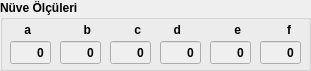
     <widget class="QGroupBox" name="groupBox">
      <property name="geometry">
       <rect>
        <x>220</x>
        <y>330</y>
        <width>311</width>
        <height>71</height>
       </rect>
      </property>
      <property name="font">
       <font>
        <weight>75</weight>
        <bold>true</bold>
       </font>
      </property>
      <property name="title">
       <string>Nüve Ölçüleri</string>
      </property>
      <widget class="QDoubleSpinBox" name="doubleSpinBox_olcu_a">
       <property name="enabled">
        <bool>false</bool>
       </property>
       <property name="geometry">
        <rect>
         <x>10</x>
         <y>40</y>
         <width>41</width>
         <height>25</height>
        </rect>
       </property>
       <property name="palette">
        <palette>
         <active>
          <colorrole role="Dark">
           <brush brushstyle="SolidPattern">
            <color alpha="255">
             <red>190</red>
             <green>190</green>
             <blue>190</blue>
            </color>
           </brush>
          </colorrole>
          <colorrole role="Text">
           <brush brushstyle="SolidPattern">
            <color alpha="255">
             <red>0</red>
             <green>0</green>
             <blue>0</blue>
            </color>
           </brush>
          </colorrole>
          <colorrole role="PlaceholderText">
           <brush brushstyle="SolidPattern">
            <color alpha="128">
             <red>0</red>
             <green>0</green>
             <blue>0</blue>
            </color>
           </brush>
          </colorrole>
         </active>
         <inactive>
          <colorrole role="Dark">
           <brush brushstyle="SolidPattern">
            <color alpha="255">
             <red>190</red>
             <green>190</green>
             <blue>190</blue>
            </color>
           </brush>
          </colorrole>
          <colorrole role="Text">
           <brush brushstyle="SolidPattern">
            <color alpha="255">
             <red>0</red>
             <green>0</green>
             <blue>0</blue>
            </color>
           </brush>
          </colorrole>
          <colorrole role="PlaceholderText">
           <brush brushstyle="SolidPattern">
            <color alpha="128">
             <red>0</red>
             <green>0</green>
             <blue>0</blue>
            </color>
           </brush>
          </colorrole>
         </inactive>
         <disabled>
          <colorrole role="Dark">
           <brush brushstyle="SolidPattern">
            <color alpha="255">
             <red>190</red>
             <green>190</green>
             <blue>190</blue>
            </color>
           </brush>
          </colorrole>
          <colorrole role="Text">
           <brush brushstyle="SolidPattern">
            <color alpha="255">
             <red>0</red>
             <green>0</green>
             <blue>0</blue>
            </color>
           </brush>
          </colorrole>
          <colorrole role="PlaceholderText">
           <brush brushstyle="SolidPattern">
            <color alpha="128">
             <red>0</red>
             <green>0</green>
             <blue>0</blue>
            </color>
           </brush>
          </colorrole>
         </disabled>
        </palette>
       </property>
       <property name="font">
        <font>
         <weight>75</weight>
         <bold>true</bold>
        </font>
       </property>
       <property name="layoutDirection">
        <enum>Qt::LeftToRight</enum>
       </property>
       <property name="autoFillBackground">
        <bool>false</bool>
       </property>
       <property name="alignment">
        <set>Qt::AlignRight|Qt::AlignTrailing|Qt::AlignVCenter</set>
       </property>
       <property name="buttonSymbols">
        <enum>QAbstractSpinBox::NoButtons</enum>
       </property>
       <property name="decimals">
        <number>0</number>
       </property>
       <property name="maximum">
        <double>999.000000000000000</double>
       </property>
      </widget>
      <widget class="QLabel" name="label_137">
       <property name="geometry">
        <rect>
         <x>10</x>
         <y>20</y>
         <width>21</width>
         <height>20</height>
        </rect>
       </property>
       <property name="text">
        <string>a</string>
       </property>
       <property name="alignment">
        <set>Qt::AlignRight|Qt::AlignTrailing|Qt::AlignVCenter</set>
       </property>
      </widget>
      <widget class="QDoubleSpinBox" name="doubleSpinBox_olcu_b">
       <property name="enabled">
        <bool>false</bool>
       </property>
       <property name="geometry">
        <rect>
         <x>60</x>
         <y>40</y>
         <width>41</width>
         <height>25</height>
        </rect>
       </property>
       <property name="palette">
        <palette>
         <active>
          <colorrole role="Dark">
           <brush brushstyle="SolidPattern">
            <color alpha="255">
             <red>190</red>
             <green>190</green>
             <blue>190</blue>
            </color>
           </brush>
          </colorrole>
          <colorrole role="Text">
           <brush brushstyle="SolidPattern">
            <color alpha="255">
             <red>0</red>
             <green>0</green>
             <blue>0</blue>
            </color>
           </brush>
          </colorrole>
          <colorrole role="PlaceholderText">
           <brush brushstyle="SolidPattern">
            <color alpha="128">
             <red>0</red>
             <green>0</green>
             <blue>0</blue>
            </color>
           </brush>
          </colorrole>
         </active>
         <inactive>
          <colorrole role="Dark">
           <brush brushstyle="SolidPattern">
            <color alpha="255">
             <red>190</red>
             <green>190</green>
             <blue>190</blue>
            </color>
           </brush>
          </colorrole>
          <colorrole role="Text">
           <brush brushstyle="SolidPattern">
            <color alpha="255">
             <red>0</red>
             <green>0</green>
             <blue>0</blue>
            </color>
           </brush>
          </colorrole>
          <colorrole role="PlaceholderText">
           <brush brushstyle="SolidPattern">
            <color alpha="128">
             <red>0</red>
             <green>0</green>
             <blue>0</blue>
            </color>
           </brush>
          </colorrole>
         </inactive>
         <disabled>
          <colorrole role="Dark">
           <brush brushstyle="SolidPattern">
            <color alpha="255">
             <red>190</red>
             <green>190</green>
             <blue>190</blue>
            </color>
           </brush>
          </colorrole>
          <colorrole role="Text">
           <brush brushstyle="SolidPattern">
            <color alpha="255">
             <red>0</red>
             <green>0</green>
             <blue>0</blue>
            </color>
           </brush>
          </colorrole>
          <colorrole role="PlaceholderText">
           <brush brushstyle="SolidPattern">
            <color alpha="128">
             <red>0</red>
             <green>0</green>
             <blue>0</blue>
            </color>
           </brush>
          </colorrole>
         </disabled>
        </palette>
       </property>
       <property name="font">
        <font>
         <weight>75</weight>
         <bold>true</bold>
        </font>
       </property>
       <property name="layoutDirection">
        <enum>Qt::LeftToRight</enum>
       </property>
       <property name="autoFillBackground">
        <bool>false</bool>
       </property>
       <property name="alignment">
        <set>Qt::AlignRight|Qt::AlignTrailing|Qt::AlignVCenter</set>
       </property>
       <property name="buttonSymbols">
        <enum>QAbstractSpinBox::NoButtons</enum>
       </property>
       <property name="decimals">
        <number>0</number>
       </property>
       <property name="maximum">
        <double>999.000000000000000</double>
       </property>
      </widget>
      <widget class="QLabel" name="label_139">
       <property name="geometry">
        <rect>
         <x>70</x>
         <y>20</y>
         <width>21</width>
         <height>20</height>
        </rect>
       </property>
       <property name="text">
        <string>b</string>
       </property>
       <property name="alignment">
        <set>Qt::AlignRight|Qt::AlignTrailing|Qt::AlignVCenter</set>
       </property>
      </widget>
      <widget class="QDoubleSpinBox" name="doubleSpinBox_olcu_c">
       <property name="enabled">
        <bool>false</bool>
       </property>
       <property name="geometry">
        <rect>
         <x>110</x>
         <y>40</y>
         <width>41</width>
         <height>25</height>
        </rect>
       </property>
       <property name="palette">
        <palette>
         <active>
          <colorrole role="Dark">
           <brush brushstyle="SolidPattern">
            <color alpha="255">
             <red>190</red>
             <green>190</green>
             <blue>190</blue>
            </color>
           </brush>
          </colorrole>
          <colorrole role="Text">
           <brush brushstyle="SolidPattern">
            <color alpha="255">
             <red>0</red>
             <green>0</green>
             <blue>0</blue>
            </color>
           </brush>
          </colorrole>
          <colorrole role="PlaceholderText">
           <brush brushstyle="SolidPattern">
            <color alpha="128">
             <red>0</red>
             <green>0</green>
             <blue>0</blue>
            </color>
           </brush>
          </colorrole>
         </active>
         <inactive>
          <colorrole role="Dark">
           <brush brushstyle="SolidPattern">
            <color alpha="255">
             <red>190</red>
             <green>190</green>
             <blue>190</blue>
            </color>
           </brush>
          </colorrole>
          <colorrole role="Text">
           <brush brushstyle="SolidPattern">
            <color alpha="255">
             <red>0</red>
             <green>0</green>
             <blue>0</blue>
            </color>
           </brush>
          </colorrole>
          <colorrole role="PlaceholderText">
           <brush brushstyle="SolidPattern">
            <color alpha="128">
             <red>0</red>
             <green>0</green>
             <blue>0</blue>
            </color>
           </brush>
          </colorrole>
         </inactive>
         <disabled>
          <colorrole role="Dark">
           <brush brushstyle="SolidPattern">
            <color alpha="255">
             <red>190</red>
             <green>190</green>
             <blue>190</blue>
            </color>
           </brush>
          </colorrole>
          <colorrole role="Text">
           <brush brushstyle="SolidPattern">
            <color alpha="255">
             <red>0</red>
             <green>0</green>
             <blue>0</blue>
            </color>
           </brush>
          </colorrole>
          <colorrole role="PlaceholderText">
           <brush brushstyle="SolidPattern">
            <color alpha="128">
             <red>0</red>
             <green>0</green>
             <blue>0</blue>
            </color>
           </brush>
          </colorrole>
         </disabled>
        </palette>
       </property>
       <property name="font">
        <font>
         <weight>75</weight>
         <bold>true</bold>
        </font>
       </property>
       <property name="layoutDirection">
        <enum>Qt::LeftToRight</enum>
       </property>
       <property name="autoFillBackground">
        <bool>false</bool>
       </property>
       <property name="alignment">
        <set>Qt::AlignRight|Qt::AlignTrailing|Qt::AlignVCenter</set>
       </property>
       <property name="buttonSymbols">
        <enum>QAbstractSpinBox::NoButtons</enum>
       </property>
       <property name="decimals">
        <number>0</number>
       </property>
       <property name="maximum">
        <double>999.000000000000000</double>
       </property>
      </widget>
      <widget class="QLabel" name="label_140">
       <property name="geometry">
        <rect>
         <x>120</x>
         <y>20</y>
         <width>21</width>
         <height>20</height>
        </rect>
       </property>
       <property name="text">
        <string>c</string>
       </property>
       <property name="alignment">
        <set>Qt::AlignRight|Qt::AlignTrailing|Qt::AlignVCenter</set>
       </property>
      </widget>
      <widget class="QLabel" name="label_141">
       <property name="geometry">
        <rect>
         <x>270</x>
         <y>20</y>
         <width>21</width>
         <height>20</height>
        </rect>
       </property>
       <property name="text">
        <string>f</string>
       </property>
       <property name="alignment">
        <set>Qt::AlignRight|Qt::AlignTrailing|Qt::AlignVCenter</set>
       </property>
      </widget>
      <widget class="QDoubleSpinBox" name="doubleSpinBox_olcu_e">
       <property name="enabled">
        <bool>false</bool>
       </property>
       <property name="geometry">
        <rect>
         <x>210</x>
         <y>40</y>
         <width>41</width>
         <height>25</height>
        </rect>
       </property>
       <property name="palette">
        <palette>
         <active>
          <colorrole role="Dark">
           <brush brushstyle="SolidPattern">
            <color alpha="255">
             <red>190</red>
             <green>190</green>
             <blue>190</blue>
            </color>
           </brush>
          </colorrole>
          <colorrole role="Text">
           <brush brushstyle="SolidPattern">
            <color alpha="255">
             <red>0</red>
             <green>0</green>
             <blue>0</blue>
            </color>
           </brush>
          </colorrole>
          <colorrole role="PlaceholderText">
           <brush brushstyle="SolidPattern">
            <color alpha="128">
             <red>0</red>
             <green>0</green>
             <blue>0</blue>
            </color>
           </brush>
          </colorrole>
         </active>
         <inactive>
          <colorrole role="Dark">
           <brush brushstyle="SolidPattern">
            <color alpha="255">
             <red>190</red>
             <green>190</green>
             <blue>190</blue>
            </color>
           </brush>
          </colorrole>
          <colorrole role="Text">
           <brush brushstyle="SolidPattern">
            <color alpha="255">
             <red>0</red>
             <green>0</green>
             <blue>0</blue>
            </color>
           </brush>
          </colorrole>
          <colorrole role="PlaceholderText">
           <brush brushstyle="SolidPattern">
            <color alpha="128">
             <red>0</red>
             <green>0</green>
             <blue>0</blue>
            </color>
           </brush>
          </colorrole>
         </inactive>
         <disabled>
          <colorrole role="Dark">
           <brush brushstyle="SolidPattern">
            <color alpha="255">
             <red>190</red>
             <green>190</green>
             <blue>190</blue>
            </color>
           </brush>
          </colorrole>
          <colorrole role="Text">
           <brush brushstyle="SolidPattern">
            <color alpha="255">
             <red>0</red>
             <green>0</green>
             <blue>0</blue>
            </color>
           </brush>
          </colorrole>
          <colorrole role="PlaceholderText">
           <brush brushstyle="SolidPattern">
            <color alpha="128">
             <red>0</red>
             <green>0</green>
             <blue>0</blue>
            </color>
           </brush>
          </colorrole>
         </disabled>
        </palette>
       </property>
       <property name="font">
        <font>
         <weight>75</weight>
         <bold>true</bold>
        </font>
       </property>
       <property name="layoutDirection">
        <enum>Qt::LeftToRight</enum>
       </property>
       <property name="autoFillBackground">
        <bool>false</bool>
       </property>
       <property name="alignment">
        <set>Qt::AlignRight|Qt::AlignTrailing|Qt::AlignVCenter</set>
       </property>
       <property name="buttonSymbols">
        <enum>QAbstractSpinBox::NoButtons</enum>
       </property>
       <property name="decimals">
        <number>0</number>
       </property>
       <property name="maximum">
        <double>999.000000000000000</double>
       </property>
      </widget>
      <widget class="QLabel" name="label_142">
       <property name="geometry">
        <rect>
         <x>220</x>
         <y>20</y>
         <width>21</width>
         <height>20</height>
        </rect>
       </property>
       <property name="text">
        <string>e</string>
       </property>
       <property name="alignment">
        <set>Qt::AlignRight|Qt::AlignTrailing|Qt::AlignVCenter</set>
       </property>
      </widget>
      <widget class="QDoubleSpinBox" name="doubleSpinBox_olcu_d">
       <property name="enabled">
        <bool>false</bool>
       </property>
       <property name="geometry">
        <rect>
         <x>160</x>
         <y>40</y>
         <width>41</width>
         <height>25</height>
        </rect>
       </property>
       <property name="palette">
        <palette>
         <active>
          <colorrole role="Dark">
           <brush brushstyle="SolidPattern">
            <color alpha="255">
             <red>190</red>
             <green>190</green>
             <blue>190</blue>
            </color>
           </brush>
          </colorrole>
          <colorrole role="Text">
           <brush brushstyle="SolidPattern">
            <color alpha="255">
             <red>0</red>
             <green>0</green>
             <blue>0</blue>
            </color>
           </brush>
          </colorrole>
          <colorrole role="PlaceholderText">
           <brush brushstyle="SolidPattern">
            <color alpha="128">
             <red>0</red>
             <green>0</green>
             <blue>0</blue>
            </color>
           </brush>
          </colorrole>
         </active>
         <inactive>
          <colorrole role="Dark">
           <brush brushstyle="SolidPattern">
            <color alpha="255">
             <red>190</red>
             <green>190</green>
             <blue>190</blue>
            </color>
           </brush>
          </colorrole>
          <colorrole role="Text">
           <brush brushstyle="SolidPattern">
            <color alpha="255">
             <red>0</red>
             <green>0</green>
             <blue>0</blue>
            </color>
           </brush>
          </colorrole>
          <colorrole role="PlaceholderText">
           <brush brushstyle="SolidPattern">
            <color alpha="128">
             <red>0</red>
             <green>0</green>
             <blue>0</blue>
            </color>
           </brush>
          </colorrole>
         </inactive>
         <disabled>
          <colorrole role="Dark">
           <brush brushstyle="SolidPattern">
            <color alpha="255">
             <red>190</red>
             <green>190</green>
             <blue>190</blue>
            </color>
           </brush>
          </colorrole>
          <colorrole role="Text">
           <brush brushstyle="SolidPattern">
            <color alpha="255">
             <red>0</red>
             <green>0</green>
             <blue>0</blue>
            </color>
           </brush>
          </colorrole>
          <colorrole role="PlaceholderText">
           <brush brushstyle="SolidPattern">
            <color alpha="128">
             <red>0</red>
             <green>0</green>
             <blue>0</blue>
            </color>
           </brush>
          </colorrole>
         </disabled>
        </palette>
       </property>
       <property name="font">
        <font>
         <weight>75</weight>
         <bold>true</bold>
        </font>
       </property>
       <property name="layoutDirection">
        <enum>Qt::LeftToRight</enum>
       </property>
       <property name="autoFillBackground">
        <bool>false</bool>
       </property>
       <property name="alignment">
        <set>Qt::AlignRight|Qt::AlignTrailing|Qt::AlignVCenter</set>
       </property>
       <property name="buttonSymbols">
        <enum>QAbstractSpinBox::NoButtons</enum>
       </property>
       <property name="decimals">
        <number>0</number>
       </property>
       <property name="maximum">
        <double>999.000000000000000</double>
       </property>
      </widget>
      <widget class="QLabel" name="label_143">
       <property name="geometry">
        <rect>
         <x>160</x>
         <y>20</y>
         <width>21</width>
         <height>20</height>
        </rect>
       </property>
       <property name="text">
        <string>d</string>
       </property>
       <property name="alignment">
        <set>Qt::AlignRight|Qt::AlignTrailing|Qt::AlignVCenter</set>
       </property>
      </widget>
      <widget class="QDoubleSpinBox" name="doubleSpinBox_olcu_f">
       <property name="enabled">
        <bool>false</bool>
       </property>
       <property name="geometry">
        <rect>
         <x>260</x>
         <y>40</y>
         <width>41</width>
         <height>25</height>
        </rect>
       </property>
       <property name="palette">
        <palette>
         <active>
          <colorrole role="Dark">
           <brush brushstyle="SolidPattern">
            <color alpha="255">
             <red>190</red>
             <green>190</green>
             <blue>190</blue>
            </color>
           </brush>
          </colorrole>
          <colorrole role="Text">
           <brush brushstyle="SolidPattern">
            <color alpha="255">
             <red>0</red>
             <green>0</green>
             <blue>0</blue>
            </color>
           </brush>
          </colorrole>
          <colorrole role="PlaceholderText">
           <brush brushstyle="SolidPattern">
            <color alpha="128">
             <red>0</red>
             <green>0</green>
             <blue>0</blue>
            </color>
           </brush>
          </colorrole>
         </active>
         <inactive>
          <colorrole role="Dark">
           <brush brushstyle="SolidPattern">
            <color alpha="255">
             <red>190</red>
             <green>190</green>
             <blue>190</blue>
            </color>
           </brush>
          </colorrole>
          <colorrole role="Text">
           <brush brushstyle="SolidPattern">
            <color alpha="255">
             <red>0</red>
             <green>0</green>
             <blue>0</blue>
            </color>
           </brush>
          </colorrole>
          <colorrole role="PlaceholderText">
           <brush brushstyle="SolidPattern">
            <color alpha="128">
             <red>0</red>
             <green>0</green>
             <blue>0</blue>
            </color>
           </brush>
          </colorrole>
         </inactive>
         <disabled>
          <colorrole role="Dark">
           <brush brushstyle="SolidPattern">
            <color alpha="255">
             <red>190</red>
             <green>190</green>
             <blue>190</blue>
            </color>
           </brush>
          </colorrole>
          <colorrole role="Text">
           <brush brushstyle="SolidPattern">
            <color alpha="255">
             <red>0</red>
             <green>0</green>
             <blue>0</blue>
            </color>
           </brush>
          </colorrole>
          <colorrole role="PlaceholderText">
           <brush brushstyle="SolidPattern">
            <color alpha="128">
             <red>0</red>
             <green>0</green>
             <blue>0</blue>
            </color>
           </brush>
          </colorrole>
         </disabled>
        </palette>
       </property>
       <property name="font">
        <font>
         <weight>75</weight>
         <bold>true</bold>
        </font>
       </property>
       <property name="layoutDirection">
        <enum>Qt::LeftToRight</enum>
       </property>
       <property name="autoFillBackground">
        <bool>false</bool>
       </property>
       <property name="alignment">
        <set>Qt::AlignRight|Qt::AlignTrailing|Qt::AlignVCenter</set>
       </property>
       <property name="buttonSymbols">
        <enum>QAbstractSpinBox::NoButtons</enum>
       </property>
       <property name="decimals">
        <number>0</number>
       </property>
       <property name="maximum">
        <double>999.000000000000000</double>
       </property>
      </widget>
     </widget>
